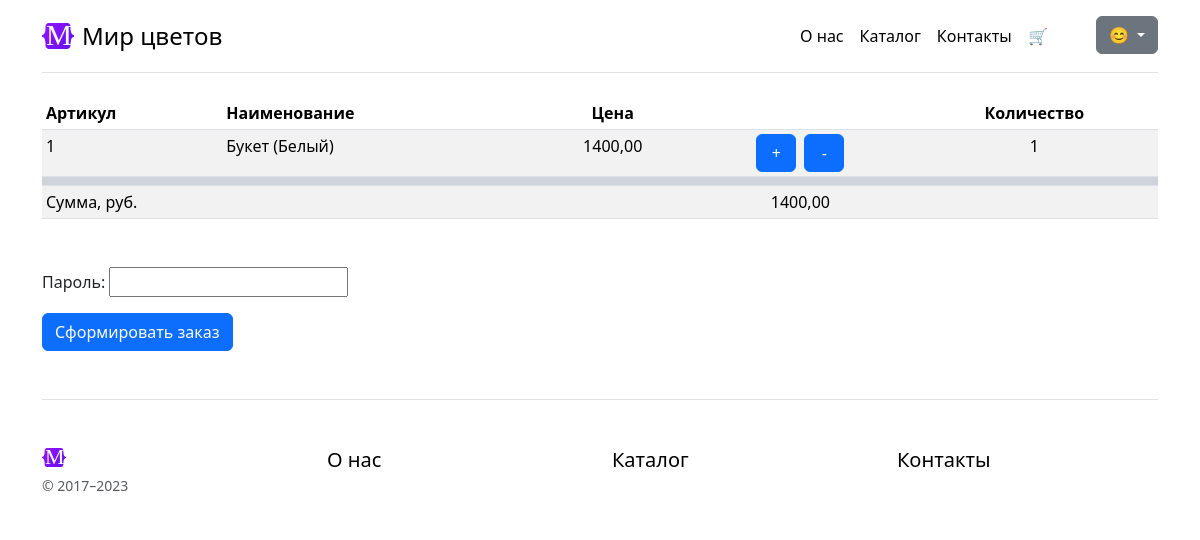
The page /carts/ (signed in) on the database as committed earlier.
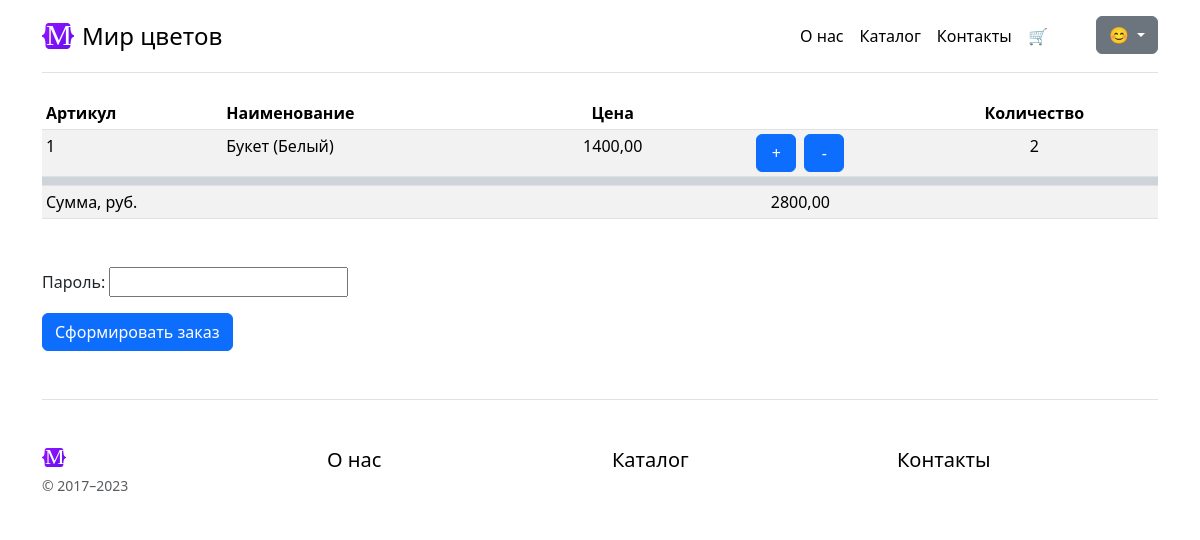
The same page on the database as committed later.
### carts/models.py (models this page shows, shortened)
class Cart(UserMixin,
           models.Model):
    goods = models.ForeignKey("goods.goods",
                              on_delete=models.CASCADE,
                              verbose_name="Товар")
    quantity = models.PositiveIntegerField(blank=False,
                                   null=False,
                                   default=0,
                                   verbose_name="Количество")
    order = models.ForeignKey("orders.Order",
                              on_delete=models.CASCADE,
                              null=True,
                              blank=True, )
    class Meta:
        verbose_name = "Товар в корзине"
        verbose_name_plural = "Товары в корзинах"

### goods/models.py (models this page shows, shortened)
class Goods(NameMixin, models.Model):
    objects = models.Manager() # По умолчанию. Нужен для админки.
    in_stock = GoodsManager()
    added = models.DateTimeField(auto_now_add=True,
                                 verbose_name="Дата добавления")
    photo = models.ImageField(verbose_name="Фото", blank=False)
    price = models.DecimalField(max_digits=10,
                                decimal_places=2,
                                verbose_name="Цена",
                                validators=[MinValueValidator(Decimal('0.01'))])
    origin = models.ForeignKey(
        "Country",
        on_delete=models.CASCADE,
        verbose_name="Страна-производитель",
    )
    color = models.ForeignKey(
        "Color",
        on_delete=models.CASCADE,
        verbose_name="Цвет",
    )
    category = models.ForeignKey(
        "Category",
        on_delete=models.CASCADE,
        verbose_name="Категория / Вид товара",
    )
    stock = models.PositiveIntegerField(default=0, null=False, blank=False, verbose_name="Остаток товара")
    class Meta:
        verbose_name = "Товар"
        verbose_name_plural = "Товары"

class Color(NameMixin, models.Model):
    class Meta:
        verbose_name = "Цвет"
        verbose_name_plural = "Цвета"

### carts/views.py (the view)
# urls.py: path("carts/", CartDetailView.as_view(), name="cart-detail"),
class CartDetailView(LoginRequiredMixin,
                     TemplateView):
    template_name = "carts/cart.html"
    def get_context_data(self, **kwargs):
        context = super().get_context_data(**kwargs)
        object_list = get_cart_contents(self.request.user)
        context["object_list"] = object_list
        context["order_form"] = OrderForm()
        context["total"] = get_total(object_list)
        return context

### carts/forms.py
class OrderForm(forms.Form):
    password = forms.CharField(
        label="Пароль",
        strip=False,
        widget=forms.PasswordInput(attrs={"autocomplete": "current-password"}),
    )

### carts/service.py (called while the page is built)
def get_cart_contents(user):
    object_list = Cart.objects.filter(user=user).filter(order=None)
    return object_list

### carts/views.py (called while the page is built)
def get_total(a_queryset):
    sum = 0
    [sum := sum + elem.goods.price * elem.quantity for elem in a_queryset]
    return sum

### general/models.py (called while the page is built)
    def __str__(self):
        return self.name

### carts/templates/carts/cart.html (shortened to what this page needs)
{% extends 'general/parts/base.html' %}
{% load static %}
{% block content %}
{% if object_list %}
<div class="table-responsive">
    <table class="table table-striped table-sm">
        <thead>
        <tr>
            <th scope="col">Артикул</th>
            <th scope="col">Наименование</th>
            <th class="text-center" scope="col">Цена</th>
            <th scope="col"></th>
            <th scope="col"></th>
            <th class="text-center" scope="col">Количество</th>
        </tr>
        </thead>
        <tbody>
        {% for object in object_list %}
        <tr>
            <td>{{ object.goods.id }}</td>
            <td>{{ object.goods.name }} {% if object.goods.color %} ({{ object.goods.color }}) {% endif %}</td>
            <td class="text-center">{{ object.goods.price }}</td>
            <td class="text-end">
            {% include 'carts/parts/add_to_cart_form.html' with user_id=user goods_id=object.goods.id referer=request.get_full_path button_text="+" %}
            </td>
            <td class="text-start">
            {% include 'carts/parts/add_to_cart_form.html' with user_id=user goods_id=object.goods.id referer=request.get_full_path addend=-1 button_text="-" %}
            </td>
            <td class="text-center">{{ object.quantity }}</td>
        </tr>
        {% endfor %}
        {% include 'carts/parts/total.html' %}
        </tbody>
    </table>
</div>
{% else %}
<div class="px-4 py-5 my-5 text-center">
    <h1 class="display-5 fw-bold text-body-emphasis">В корзине пока пусто</h1>
</div>
{% endif %}
{% include 'carts/parts/order.html' with object_list=object_list %}
{% endblock %}

### carts/templates/carts/parts/add_to_cart_form.html (shortened to what this page needs)
<form id="to-cart-form" class="to-cart-form" method="post" action="{% url 'add-to-cart' %}">
    <button id="to-cart-button" style="min-width: 2.5em;" class="btn btn-primary">{{ button_text|default:"В корзину" }}</button>
</form>

Rows that differ between the two databases and show on the page:
changed Cart "Букет": quantity "1" → "2"
Other text that changed with them:
{{ total }}: "1400,00" → "2800,00"
